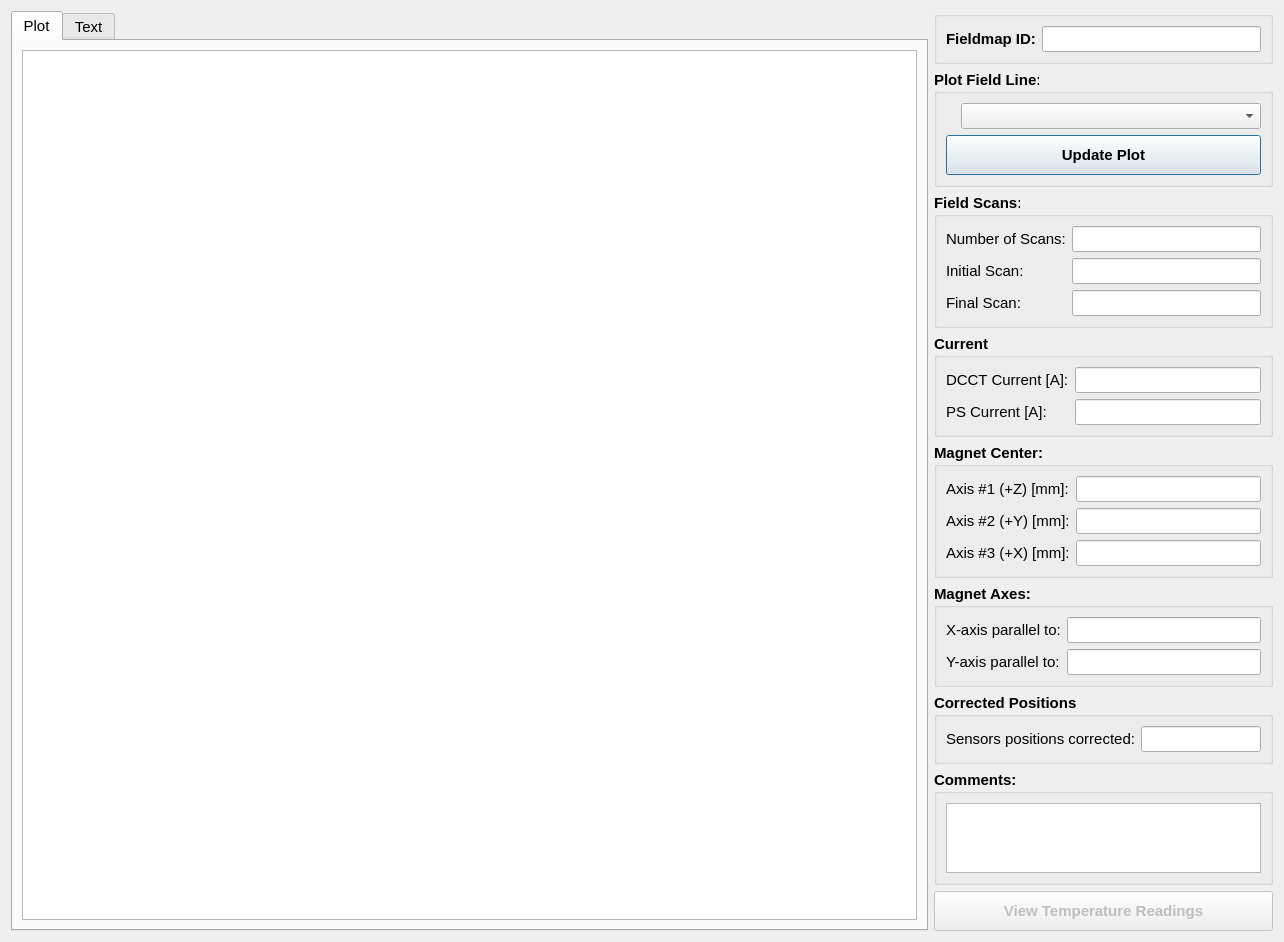
<?xml version="1.0" encoding="UTF-8"?>
<ui version="4.0">
 <class>viewfieldmap_dl</class>
 <widget class="QDialog" name="viewfieldmap_dl">
  <property name="geometry">
   <rect>
    <x>0</x>
    <y>0</y>
    <width>1284</width>
    <height>893</height>
   </rect>
  </property>
  <property name="font">
   <font>
    <pointsize>11</pointsize>
   </font>
  </property>
  <property name="windowTitle">
   <string>View Fieldmap</string>
  </property>
  <layout class="QGridLayout" name="gridLayout_2">
   <item row="0" column="0" rowspan="9">
    <widget class="QTabWidget" name="tabWidget">
     <property name="currentIndex">
      <number>0</number>
     </property>
     <widget class="QWidget" name="plot_tab">
      <attribute name="title">
       <string>Plot</string>
      </attribute>
      <layout class="QGridLayout" name="gridLayout_7">
       <item row="0" column="0">
        <widget class="PlotWidget" name="graph_pw">
         <property name="backgroundBrush">
          <brush brushstyle="SolidPattern">
           <color alpha="255">
            <red>255</red>
            <green>255</green>
            <blue>255</blue>
           </color>
          </brush>
         </property>
         <property name="foregroundBrush">
          <brush brushstyle="NoBrush">
           <color alpha="255">
            <red>255</red>
            <green>255</green>
            <blue>255</blue>
           </color>
          </brush>
         </property>
        </widget>
       </item>
      </layout>
     </widget>
     <widget class="QWidget" name="text_tab">
      <attribute name="title">
       <string>Text</string>
      </attribute>
      <layout class="QGridLayout" name="gridLayout_9">
       <item row="0" column="0">
        <widget class="QTextEdit" name="text_te">
         <property name="readOnly">
          <bool>true</bool>
         </property>
        </widget>
       </item>
      </layout>
     </widget>
    </widget>
   </item>
   <item row="0" column="1">
    <widget class="QGroupBox" name="groupBox">
     <property name="title">
      <string/>
     </property>
     <layout class="QHBoxLayout" name="horizontalLayout">
      <item>
       <widget class="QLabel" name="label_12">
        <property name="sizePolicy">
         <sizepolicy hsizetype="Maximum" vsizetype="Preferred">
          <horstretch>0</horstretch>
          <verstretch>0</verstretch>
         </sizepolicy>
        </property>
        <property name="font">
         <font>
          <weight>75</weight>
          <bold>true</bold>
         </font>
        </property>
        <property name="text">
         <string>Fieldmap ID:</string>
        </property>
       </widget>
      </item>
      <item>
       <widget class="QLineEdit" name="idn_le">
        <property name="sizePolicy">
         <sizepolicy hsizetype="Preferred" vsizetype="Fixed">
          <horstretch>0</horstretch>
          <verstretch>0</verstretch>
         </sizepolicy>
        </property>
        <property name="readOnly">
         <bool>true</bool>
        </property>
       </widget>
      </item>
     </layout>
    </widget>
   </item>
   <item row="1" column="1">
    <widget class="QGroupBox" name="offset_gb">
     <property name="enabled">
      <bool>true</bool>
     </property>
     <property name="font">
      <font>
       <weight>75</weight>
       <bold>true</bold>
      </font>
     </property>
     <property name="title">
      <string>Plot Field Line:</string>
     </property>
     <layout class="QGridLayout" name="gridLayout">
      <item row="0" column="0">
       <widget class="QLabel" name="plot_la">
        <property name="sizePolicy">
         <sizepolicy hsizetype="Maximum" vsizetype="Preferred">
          <horstretch>0</horstretch>
          <verstretch>0</verstretch>
         </sizepolicy>
        </property>
        <property name="font">
         <font>
          <weight>50</weight>
          <bold>false</bold>
         </font>
        </property>
        <property name="text">
         <string/>
        </property>
       </widget>
      </item>
      <item row="0" column="1">
       <widget class="QComboBox" name="plot_cmb">
        <property name="font">
         <font>
          <weight>50</weight>
          <bold>false</bold>
         </font>
        </property>
       </widget>
      </item>
      <item row="1" column="0" colspan="2">
       <widget class="QPushButton" name="update_plot_btn">
        <property name="minimumSize">
         <size>
          <width>0</width>
          <height>40</height>
         </size>
        </property>
        <property name="text">
         <string>Update Plot</string>
        </property>
       </widget>
      </item>
     </layout>
    </widget>
   </item>
   <item row="2" column="1">
    <widget class="QGroupBox" name="xlimits_gb">
     <property name="enabled">
      <bool>true</bool>
     </property>
     <property name="font">
      <font>
       <weight>75</weight>
       <bold>true</bold>
      </font>
     </property>
     <property name="title">
      <string>Field Scans:</string>
     </property>
     <layout class="QFormLayout" name="formLayout_3">
      <item row="0" column="0">
       <widget class="QLabel" name="label_6">
        <property name="font">
         <font>
          <weight>50</weight>
          <bold>false</bold>
         </font>
        </property>
        <property name="text">
         <string>Number of Scans:</string>
        </property>
       </widget>
      </item>
      <item row="0" column="1">
       <widget class="QLineEdit" name="nr_scans_le">
        <property name="sizePolicy">
         <sizepolicy hsizetype="Preferred" vsizetype="Fixed">
          <horstretch>0</horstretch>
          <verstretch>0</verstretch>
         </sizepolicy>
        </property>
        <property name="font">
         <font>
          <weight>50</weight>
          <bold>false</bold>
         </font>
        </property>
        <property name="readOnly">
         <bool>true</bool>
        </property>
       </widget>
      </item>
      <item row="1" column="0">
       <widget class="QLabel" name="label_7">
        <property name="font">
         <font>
          <weight>50</weight>
          <bold>false</bold>
         </font>
        </property>
        <property name="text">
         <string>Initial Scan:</string>
        </property>
       </widget>
      </item>
      <item row="1" column="1">
       <widget class="QLineEdit" name="initial_scan_le">
        <property name="sizePolicy">
         <sizepolicy hsizetype="Preferred" vsizetype="Fixed">
          <horstretch>0</horstretch>
          <verstretch>0</verstretch>
         </sizepolicy>
        </property>
        <property name="font">
         <font>
          <weight>50</weight>
          <bold>false</bold>
         </font>
        </property>
        <property name="readOnly">
         <bool>true</bool>
        </property>
       </widget>
      </item>
      <item row="2" column="0">
       <widget class="QLabel" name="label_8">
        <property name="font">
         <font>
          <weight>50</weight>
          <bold>false</bold>
         </font>
        </property>
        <property name="text">
         <string>Final Scan:</string>
        </property>
       </widget>
      </item>
      <item row="2" column="1">
       <widget class="QLineEdit" name="final_scan_le">
        <property name="sizePolicy">
         <sizepolicy hsizetype="Preferred" vsizetype="Fixed">
          <horstretch>0</horstretch>
          <verstretch>0</verstretch>
         </sizepolicy>
        </property>
        <property name="font">
         <font>
          <weight>50</weight>
          <bold>false</bold>
         </font>
        </property>
        <property name="readOnly">
         <bool>true</bool>
        </property>
       </widget>
      </item>
     </layout>
    </widget>
   </item>
   <item row="3" column="1">
    <widget class="QGroupBox" name="gb_5">
     <property name="enabled">
      <bool>true</bool>
     </property>
     <property name="font">
      <font>
       <weight>75</weight>
       <bold>true</bold>
      </font>
     </property>
     <property name="title">
      <string>Current</string>
     </property>
     <layout class="QFormLayout" name="formLayout_5">
      <item row="0" column="0">
       <widget class="QLabel" name="label_10">
        <property name="font">
         <font>
          <weight>50</weight>
          <bold>false</bold>
         </font>
        </property>
        <property name="text">
         <string>DCCT Current [A]:</string>
        </property>
       </widget>
      </item>
      <item row="0" column="1">
       <widget class="QLineEdit" name="dcct_current_le">
        <property name="sizePolicy">
         <sizepolicy hsizetype="Preferred" vsizetype="Fixed">
          <horstretch>0</horstretch>
          <verstretch>0</verstretch>
         </sizepolicy>
        </property>
        <property name="font">
         <font>
          <weight>50</weight>
          <bold>false</bold>
         </font>
        </property>
        <property name="readOnly">
         <bool>true</bool>
        </property>
       </widget>
      </item>
      <item row="1" column="0">
       <widget class="QLabel" name="label_11">
        <property name="font">
         <font>
          <weight>50</weight>
          <bold>false</bold>
         </font>
        </property>
        <property name="text">
         <string>PS Current [A]:</string>
        </property>
       </widget>
      </item>
      <item row="1" column="1">
       <widget class="QLineEdit" name="ps_current_le">
        <property name="sizePolicy">
         <sizepolicy hsizetype="Preferred" vsizetype="Fixed">
          <horstretch>0</horstretch>
          <verstretch>0</verstretch>
         </sizepolicy>
        </property>
        <property name="font">
         <font>
          <weight>50</weight>
          <bold>false</bold>
         </font>
        </property>
        <property name="readOnly">
         <bool>true</bool>
        </property>
       </widget>
      </item>
     </layout>
    </widget>
   </item>
   <item row="4" column="1">
    <widget class="QGroupBox" name="gb">
     <property name="enabled">
      <bool>true</bool>
     </property>
     <property name="font">
      <font>
       <weight>75</weight>
       <bold>true</bold>
      </font>
     </property>
     <property name="title">
      <string>Magnet Center:</string>
     </property>
     <layout class="QFormLayout" name="formLayout_2">
      <property name="fieldGrowthPolicy">
       <enum>QFormLayout::AllNonFixedFieldsGrow</enum>
      </property>
      <item row="0" column="0">
       <widget class="QLabel" name="label_3">
        <property name="font">
         <font>
          <weight>50</weight>
          <bold>false</bold>
         </font>
        </property>
        <property name="text">
         <string>Axis #1 (+Z) [mm]:</string>
        </property>
       </widget>
      </item>
      <item row="0" column="1">
       <widget class="QLineEdit" name="magnet_center_pos1_le">
        <property name="sizePolicy">
         <sizepolicy hsizetype="Preferred" vsizetype="Fixed">
          <horstretch>0</horstretch>
          <verstretch>0</verstretch>
         </sizepolicy>
        </property>
        <property name="font">
         <font>
          <weight>50</weight>
          <bold>false</bold>
         </font>
        </property>
        <property name="readOnly">
         <bool>true</bool>
        </property>
       </widget>
      </item>
      <item row="1" column="0">
       <widget class="QLabel" name="label_4">
        <property name="font">
         <font>
          <weight>50</weight>
          <bold>false</bold>
         </font>
        </property>
        <property name="text">
         <string>Axis #2 (+Y) [mm]:</string>
        </property>
       </widget>
      </item>
      <item row="1" column="1">
       <widget class="QLineEdit" name="magnet_center_pos2_le">
        <property name="sizePolicy">
         <sizepolicy hsizetype="Preferred" vsizetype="Fixed">
          <horstretch>0</horstretch>
          <verstretch>0</verstretch>
         </sizepolicy>
        </property>
        <property name="font">
         <font>
          <weight>50</weight>
          <bold>false</bold>
         </font>
        </property>
        <property name="readOnly">
         <bool>true</bool>
        </property>
       </widget>
      </item>
      <item row="2" column="1">
       <widget class="QLineEdit" name="magnet_center_pos3_le">
        <property name="sizePolicy">
         <sizepolicy hsizetype="Preferred" vsizetype="Fixed">
          <horstretch>0</horstretch>
          <verstretch>0</verstretch>
         </sizepolicy>
        </property>
        <property name="font">
         <font>
          <weight>50</weight>
          <bold>false</bold>
         </font>
        </property>
        <property name="readOnly">
         <bool>true</bool>
        </property>
       </widget>
      </item>
      <item row="2" column="0">
       <widget class="QLabel" name="label_5">
        <property name="font">
         <font>
          <weight>50</weight>
          <bold>false</bold>
         </font>
        </property>
        <property name="text">
         <string>Axis #3 (+X) [mm]:</string>
        </property>
       </widget>
      </item>
     </layout>
    </widget>
   </item>
   <item row="5" column="1">
    <widget class="QGroupBox" name="gb_2">
     <property name="enabled">
      <bool>true</bool>
     </property>
     <property name="font">
      <font>
       <weight>75</weight>
       <bold>true</bold>
      </font>
     </property>
     <property name="title">
      <string>Magnet Axes:</string>
     </property>
     <layout class="QFormLayout" name="formLayout">
      <item row="0" column="0">
       <widget class="QLabel" name="label">
        <property name="font">
         <font>
          <weight>50</weight>
          <bold>false</bold>
         </font>
        </property>
        <property name="text">
         <string>X-axis parallel to:</string>
        </property>
       </widget>
      </item>
      <item row="0" column="1">
       <widget class="QLineEdit" name="magnet_x_axis_le">
        <property name="sizePolicy">
         <sizepolicy hsizetype="Preferred" vsizetype="Fixed">
          <horstretch>0</horstretch>
          <verstretch>0</verstretch>
         </sizepolicy>
        </property>
        <property name="font">
         <font>
          <weight>50</weight>
          <bold>false</bold>
         </font>
        </property>
        <property name="readOnly">
         <bool>true</bool>
        </property>
       </widget>
      </item>
      <item row="1" column="0">
       <widget class="QLabel" name="label_2">
        <property name="font">
         <font>
          <weight>50</weight>
          <bold>false</bold>
         </font>
        </property>
        <property name="text">
         <string>Y-axis parallel to:</string>
        </property>
       </widget>
      </item>
      <item row="1" column="1">
       <widget class="QLineEdit" name="magnet_y_axis_le">
        <property name="sizePolicy">
         <sizepolicy hsizetype="Preferred" vsizetype="Fixed">
          <horstretch>0</horstretch>
          <verstretch>0</verstretch>
         </sizepolicy>
        </property>
        <property name="font">
         <font>
          <weight>50</weight>
          <bold>false</bold>
         </font>
        </property>
        <property name="readOnly">
         <bool>true</bool>
        </property>
       </widget>
      </item>
     </layout>
    </widget>
   </item>
   <item row="6" column="1">
    <widget class="QGroupBox" name="gb_4">
     <property name="enabled">
      <bool>true</bool>
     </property>
     <property name="font">
      <font>
       <weight>75</weight>
       <bold>true</bold>
      </font>
     </property>
     <property name="title">
      <string>Corrected Positions</string>
     </property>
     <layout class="QFormLayout" name="formLayout_4">
      <property name="fieldGrowthPolicy">
       <enum>QFormLayout::AllNonFixedFieldsGrow</enum>
      </property>
      <item row="0" column="0">
       <widget class="QLabel" name="label_9">
        <property name="font">
         <font>
          <weight>50</weight>
          <bold>false</bold>
         </font>
        </property>
        <property name="text">
         <string>Sensors positions corrected:</string>
        </property>
       </widget>
      </item>
      <item row="0" column="1">
       <widget class="QLineEdit" name="corrected_positions_le">
        <property name="sizePolicy">
         <sizepolicy hsizetype="Preferred" vsizetype="Fixed">
          <horstretch>0</horstretch>
          <verstretch>0</verstretch>
         </sizepolicy>
        </property>
        <property name="maximumSize">
         <size>
          <width>120</width>
          <height>16777215</height>
         </size>
        </property>
        <property name="font">
         <font>
          <weight>50</weight>
          <bold>false</bold>
         </font>
        </property>
        <property name="readOnly">
         <bool>true</bool>
        </property>
       </widget>
      </item>
     </layout>
    </widget>
   </item>
   <item row="7" column="1">
    <widget class="QGroupBox" name="gb_3">
     <property name="enabled">
      <bool>true</bool>
     </property>
     <property name="font">
      <font>
       <weight>75</weight>
       <bold>true</bold>
      </font>
     </property>
     <property name="title">
      <string>Comments:</string>
     </property>
     <layout class="QGridLayout" name="gridLayout_6">
      <item row="0" column="0">
       <widget class="QTextEdit" name="comments_te">
        <property name="sizePolicy">
         <sizepolicy hsizetype="Preferred" vsizetype="Expanding">
          <horstretch>0</horstretch>
          <verstretch>0</verstretch>
         </sizepolicy>
        </property>
        <property name="font">
         <font>
          <weight>50</weight>
          <bold>false</bold>
         </font>
        </property>
        <property name="readOnly">
         <bool>true</bool>
        </property>
       </widget>
      </item>
     </layout>
    </widget>
   </item>
   <item row="8" column="1">
    <widget class="QPushButton" name="view_temperature_btn">
     <property name="enabled">
      <bool>false</bool>
     </property>
     <property name="minimumSize">
      <size>
       <width>0</width>
       <height>40</height>
      </size>
     </property>
     <property name="font">
      <font>
       <weight>75</weight>
       <bold>true</bold>
      </font>
     </property>
     <property name="text">
      <string>View Temperature Readings</string>
     </property>
    </widget>
   </item>
  </layout>
 </widget>
 <customwidgets>
  <customwidget>
   <class>PlotWidget</class>
   <extends>QGraphicsView</extends>
   <header location="global">pyqtgraph</header>
  </customwidget>
 </customwidgets>
 <resources/>
 <connections/>
</ui>
